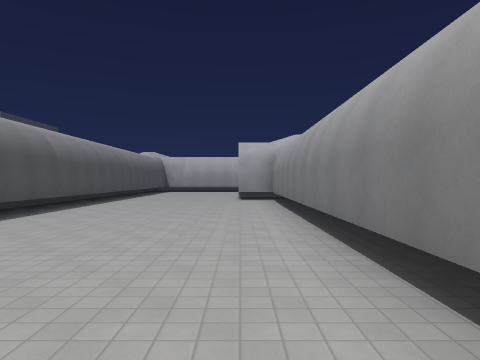
[1] (above)

16 first-person views from a walk through a Godot game level. The camera is 1.5 m above the floor, looks level and sees 70° across. The floor is counted in squares, 2 m on a side. Each view is taken from the middle of a square. On the plan, view 1 faces up. The plan holds only what a view shows up to about 11 squares ahead; the rest is blank. The place goes on beyond the plan. Surface patterns are stand-ins for the level's own textures.

[2]
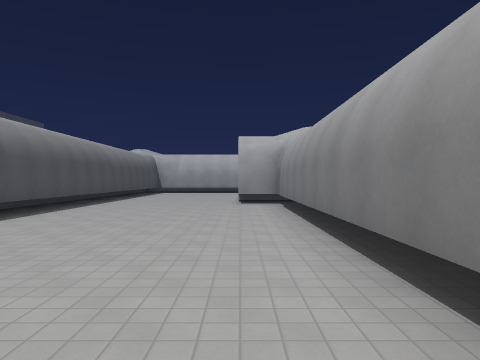

[3]
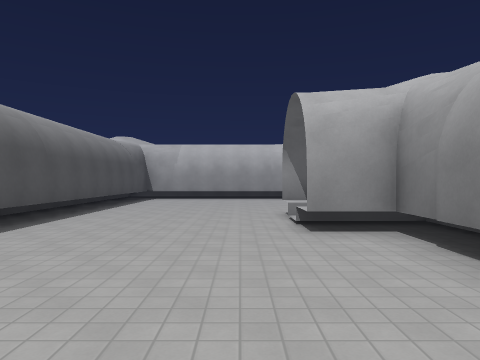

[4]
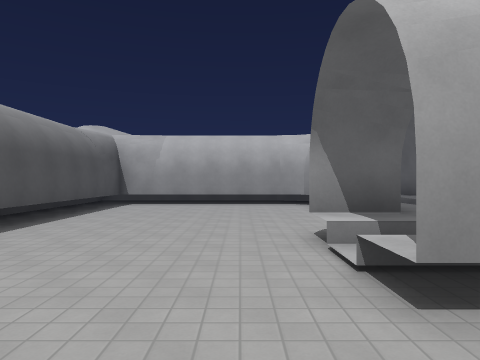

[5]
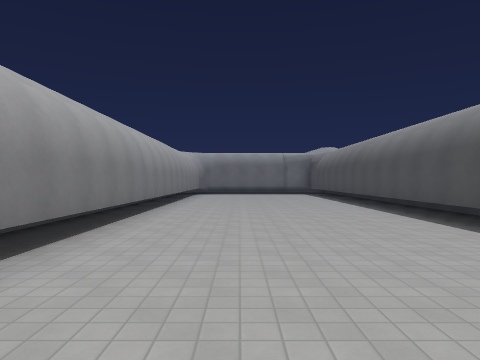

[6]
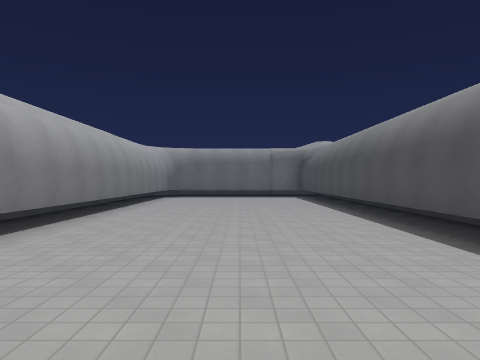

[7]
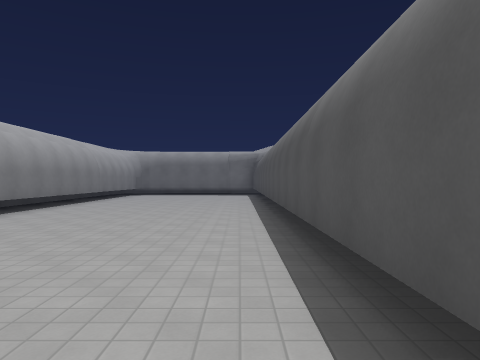

[8]
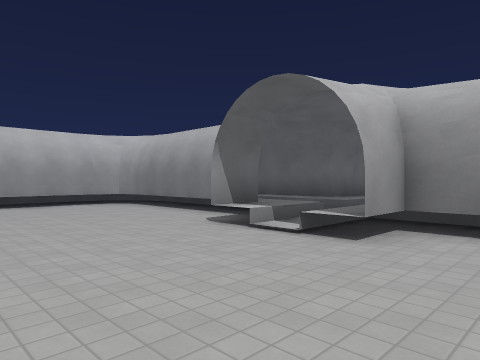

[9]
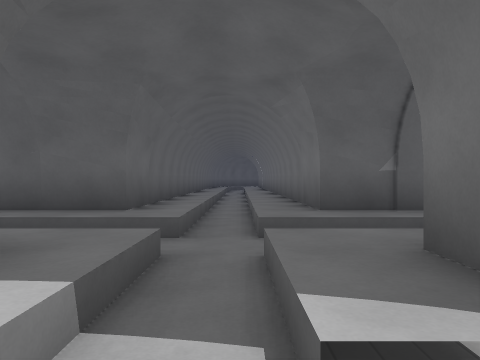

[10]
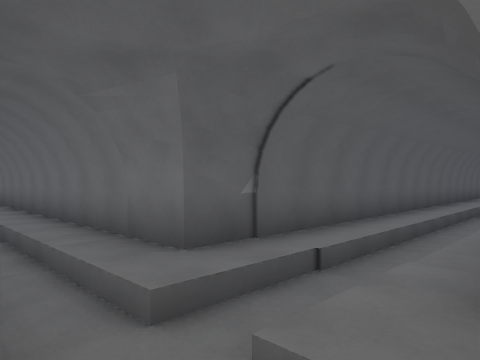

[11]
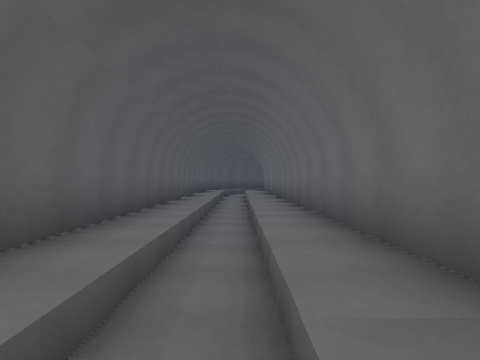

[12]
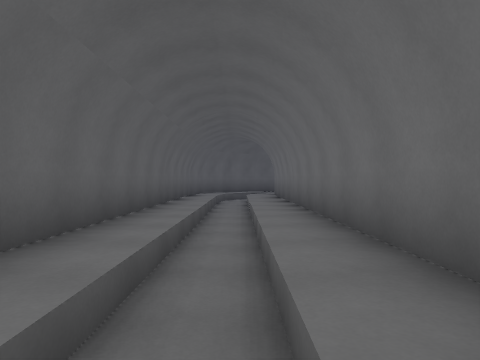

[13]
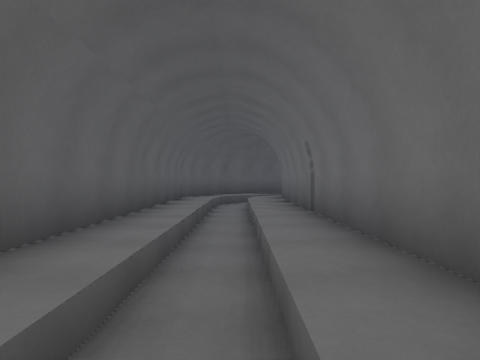

[14]
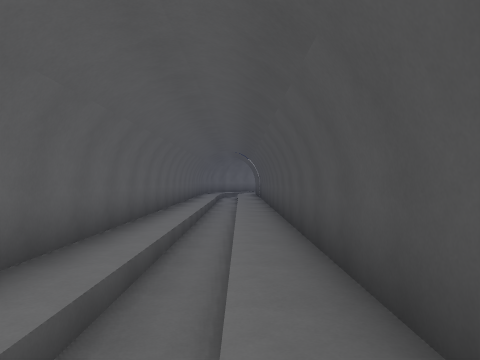

[15]
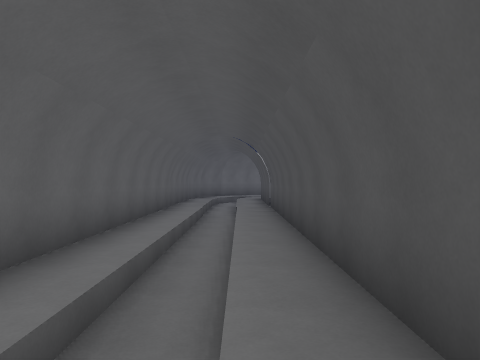

[16]
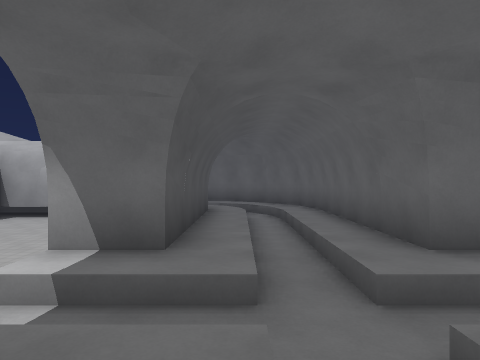

### Floor plan
Key: @ floor where view 1 was taken; # wall or solid block; . main floor; : floor 0.5 m higher than the main floor; / step, stairs or slope.
Columns run from 6 left of view 1 to 22 right of it. Each row starts with its distance up from view 1.
 23  .. ..  /#
 22 .#######.##
 21 .#.....#//#
 20 .#.....#//#
 19 .#.....#//#
 18 .#.....#//#
 17 .#.....#//#
 16 .#....##//##################
 15 .#..../://:::::::::::::::::##
 14  #..../////////////////////./
 13 .#....##//##################/
 12 .#.....#//#
 11 .#.....#//#
 10 .#.....#//#
  9 .#.....#//#
  8 .#.....#//#
  7  #.....#//#
  6  #.....#//#
  5  #.....#//#
  4  #.....#//#
  3  #.....#//#
  2  #.....#//#
  1 .#.....#//#
  0 .#....@#//#
 -1 .#.....#//#
 -2 .#.....#//#
 -3 .#.....#//#
 -4 .#.....#//#
 -5 .#.....#//#
 -6  #.....#//#

Positions as (right, up) in squares from view 1, and headings:
1: (0, 0), facing up
2: (0, 2), facing up
3: (-1, 8), facing up
4: (-1, 11), facing up
5: (-1, 8), facing down
6: (-2, 5), facing down
7: (-4, 7), facing down
8: (-4, 11), facing up-right
9: (-1, 14), facing right
10: (1, 15), facing down-right
11: (4, 14), facing right
12: (9, 14), facing right
13: (11, 14), facing right
14: (2, 9), facing down
15: (2, 4), facing down
16: (2, 12), facing up
